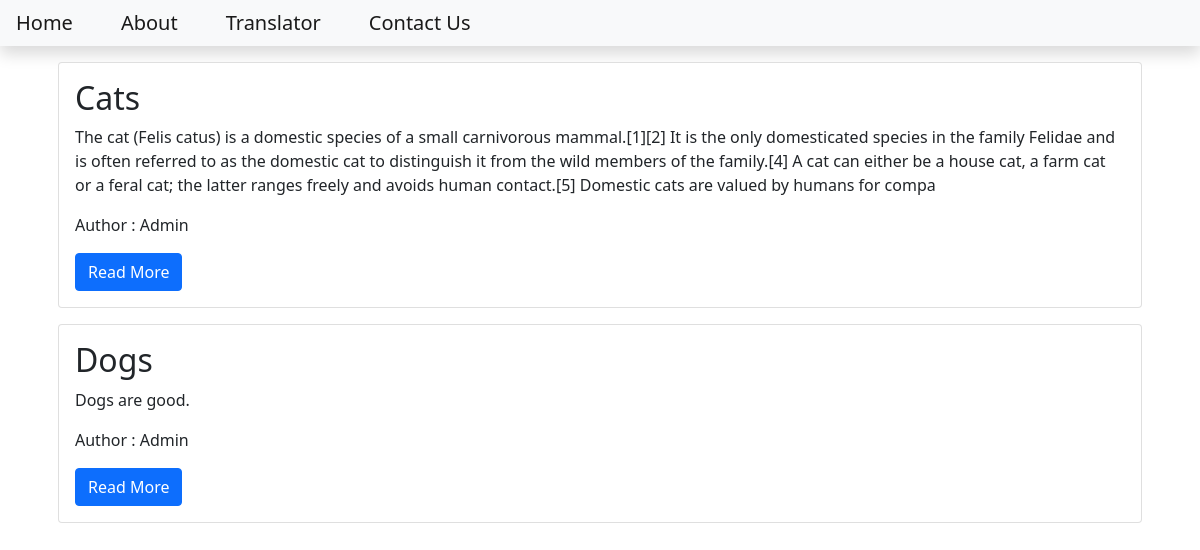
Before: / with the older database file.
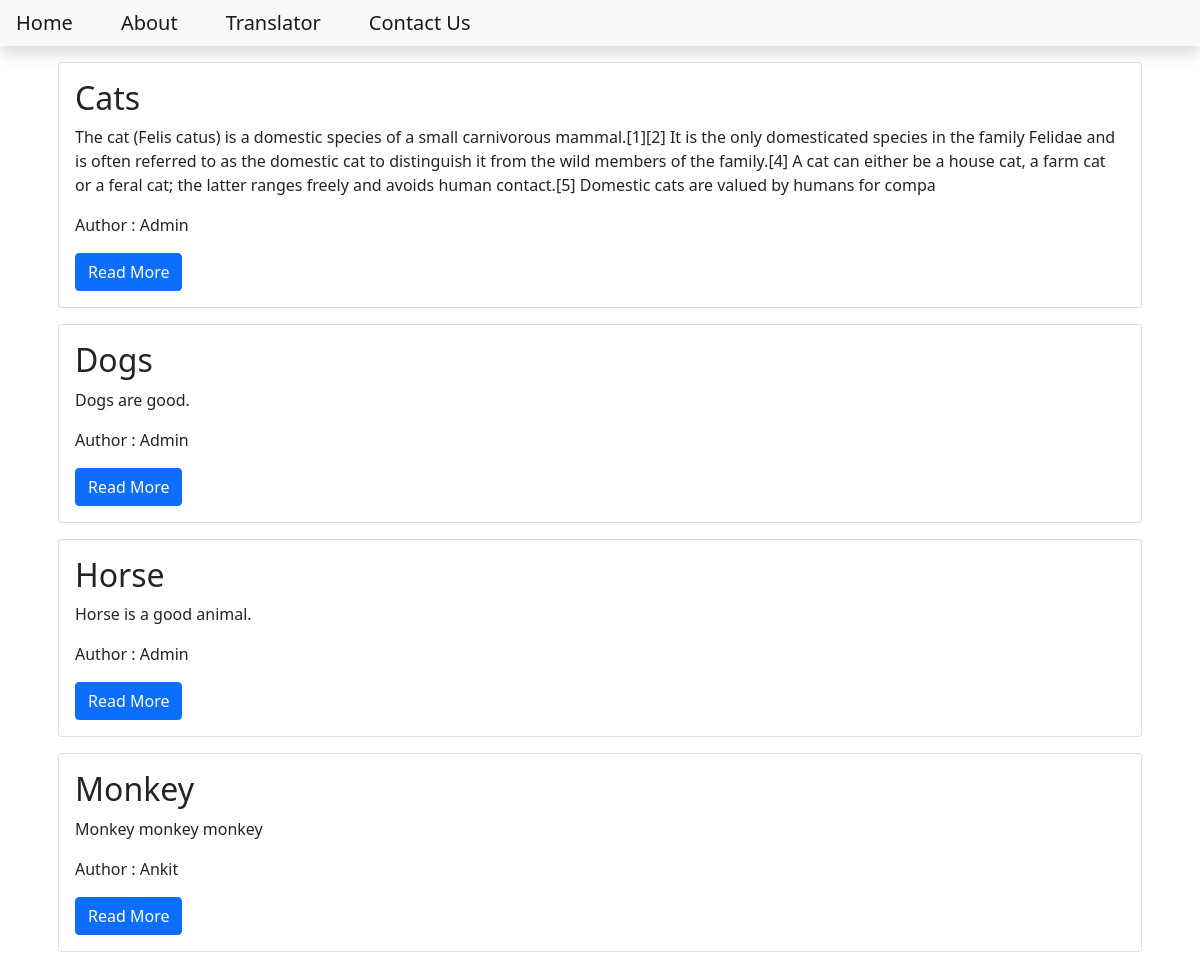
After: the same page with the newer database file.
### blog/models.py (models this page shows, shortened)
class Post(models.Model): #inheritance
    title = models.CharField(max_length=200)
    content = models.TextField()
    date_created = models.DateTimeField(auto_now_add=True)
    slug = models.SlugField(max_length=200, unique=True)
    author = models.ForeignKey(to=User, on_delete=models.CASCADE)
    status = models.IntegerField(choices=STATUS, default=0)

### blog/views.py (the view)
# urls.py: path('', views.PostList.as_view(), name='home')
class PostList(generic.ListView): #rendering multiple data rows ex post
    queryset = Post.objects.filter(status=1).order_by('date_created')
    template_name = "index.html"

### templates/index.html
{% extends 'base.html' %}
{% block content %}
    <div class="container">
        {% for post in post_list %}
            <div class="card m-3">
                <div class="card-body">
                    <h2 class="card-title">{{post.title}} </h2>
                    <p class="card-text">{{post.content | slice:"400"}}</p>
                    <p class="card-text">Author : {{post.author | title}}</p>
                    <a href="{% url 'blog_view' post.slug %}" class="btn btn-primary">Read More</a>
                </div>
            </div>
        {% endfor %}
    </div>
{% endblock content %}

Changed rows visible on the page:
added Post: title "Horse", content "Horse is a good animal.", author "Admin"
added Post: title "Monkey", content "Monkey monkey monkey", author "Ankit"
